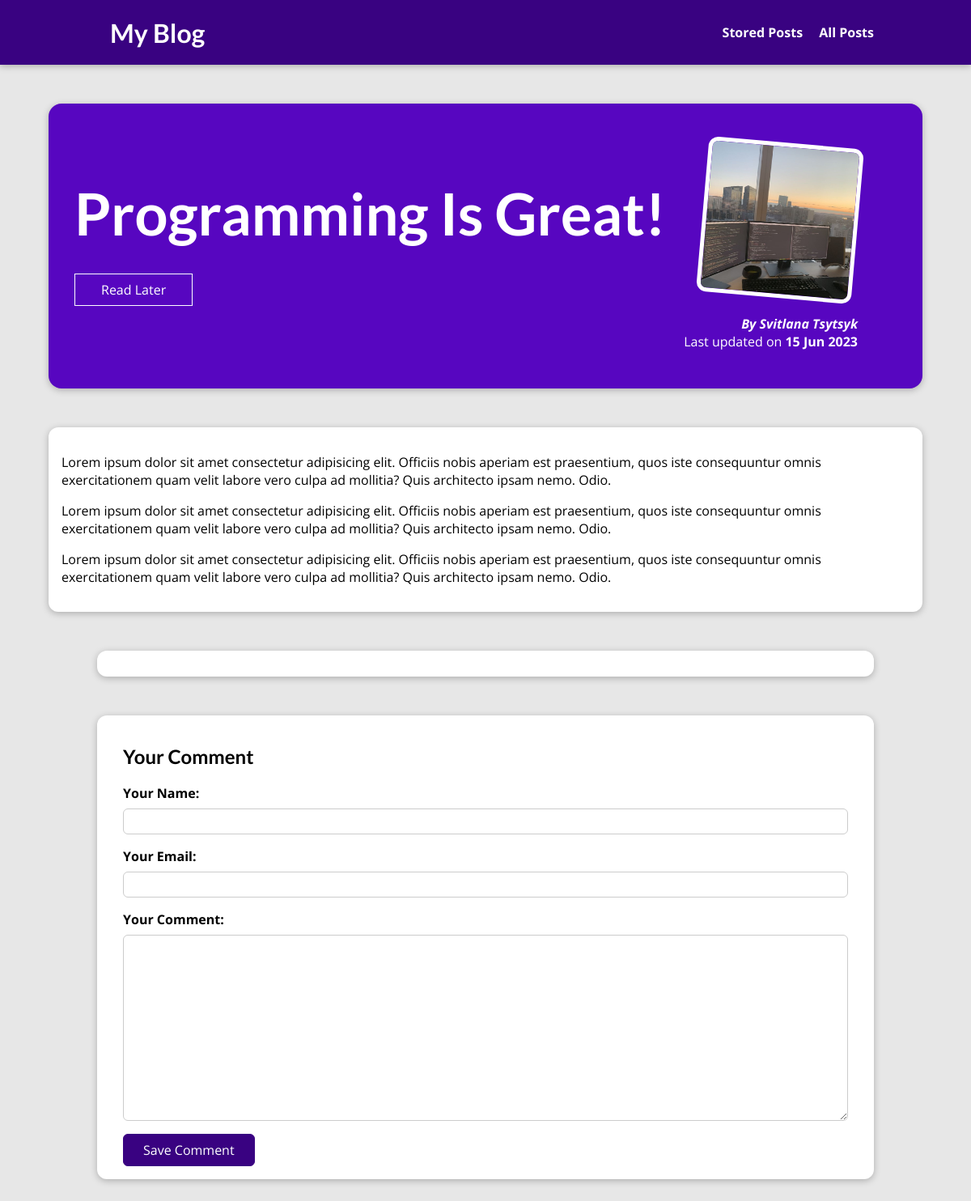
The page /posts/programming-is-fun on the database as committed earlier.
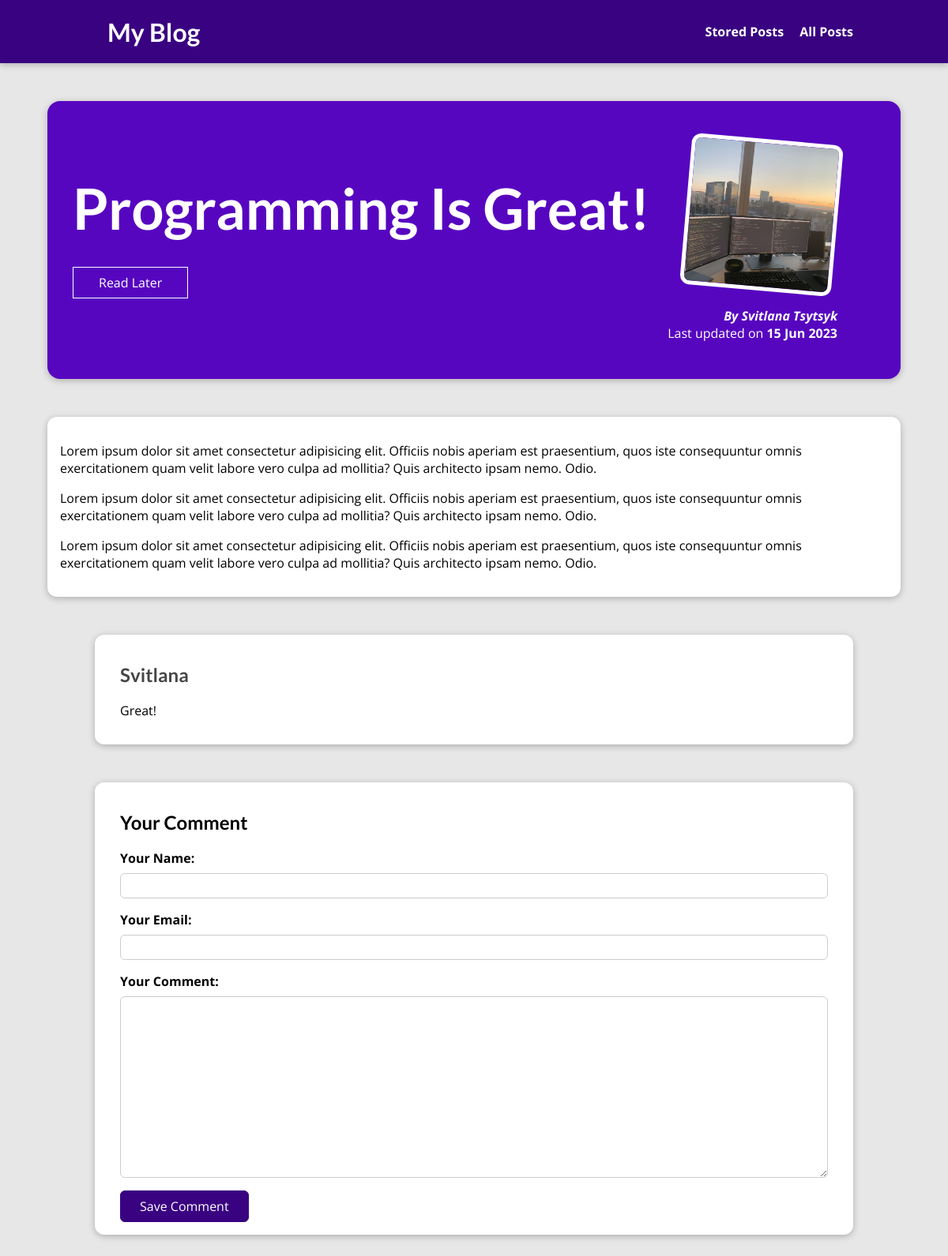
The same page on the database as committed later.
### blog/models.py (models this page shows)
class Comment(models.Model):
    user_name=models.CharField(max_length=120)
    user_email=models.EmailField()
    text= models.TextField(max_length=400)
    post = models.ForeignKey(Post, on_delete=models.CASCADE, related_name="comments")

### blog/views.py (the view, shortened to what this page needs)
# urls.py: path("posts/<slug:slug>", views.SinglePostView.as_view(),
class SinglePostView(View):
    def is_stored_post(self, request, post_id):
        stored_posts = request.session.get("stored_posts")
        if stored_posts is not None:
            is_saved_for_later = post_id in stored_posts
        else:
            is_saved_for_later = False
        return is_saved_for_later
    def get(self, request, slug):
        post=Post.objects.get(slug=slug)
        context={
            "post": post,
            "post_tag": post.tags.all(),
            "comment_form": CommentForm(),
            "comments" : post.comments.all().order_by("-id"),
            "is_saved_for_later": self.is_stored_post(request, post.id)
        }
        return render(request, "blog/post-detail.html", context)

### blog/forms.py
class CommentForm(forms.ModelForm):
    class Meta:
        model=Comment
        exclude = ["post"]
        labels = {
            "user_name": "Your Name",
            "user_email": "Your Email",
            "text": "Your Comment"
        }

### blog/models.py (called while the page is built)
    def full_name(self):
        return f"{self.first_name} {self.last_name}"

    def __str__(self):
        return self.full_name()

### blog/templates/blog/post-detail.html (shortened to what this page needs)
{% extends "base.html" %}
{% load static %}
{% block css_files %}
<link rel="stylesheet" href="{% static "blog/post-detail.css" %}" />
{% endblock %}
{% block content %}
<section id="summary">
  <h2>{{ post.title }}</h2>
  <div id="read-later">
    <form action="{% url "read-later" %}" method="POST">
      <button>
        {% if is_saved_for_later %}
          Remove from "Read Later" List
        {% else %}
          Read Later
        {% endif %}
      </button>
    </form>
  </div>
  <article>
    <img src="{{ post.image.url }}" alt="{{ post.title }}" />
    <address>By <a href="mailto:{{ post.author.email_address }}">{{ post.author }}</a></address>
    <div>Last updated on <time>{{ post.date|date:"d M Y" }}</time></div>
  </article>
</section>
<main>
  {{ post.content|linebreaks }}
</main>
<section id="comments">
  <ul>
    {% for comment in comments %}
      <li>
        <h2>{{ comment.user_name }}</h2>
        <p>{{ comment.text|linebreaks }}</p>
      </li>
    {% endfor %}
  </ul>
</section>
<section id="comment-form">
  <h2>Your Comment</h2>
  <form action="{% url "post-detail-page" post.slug %}" method="POST">
    {% for form_field in comment_form %}
      <div class="form-control {% if form_field.errors %}invalid{% endif %}">
        {{ form_field.label_tag }}
        {{ form_field }}
      </div>
    {% endfor %}
    <button>Save Comment</button>
  </form>
</section>
{% endblock %}

Rows that differ between the two databases and show on the page:
added Comment: user_name "Svitlana", text "Great!"
